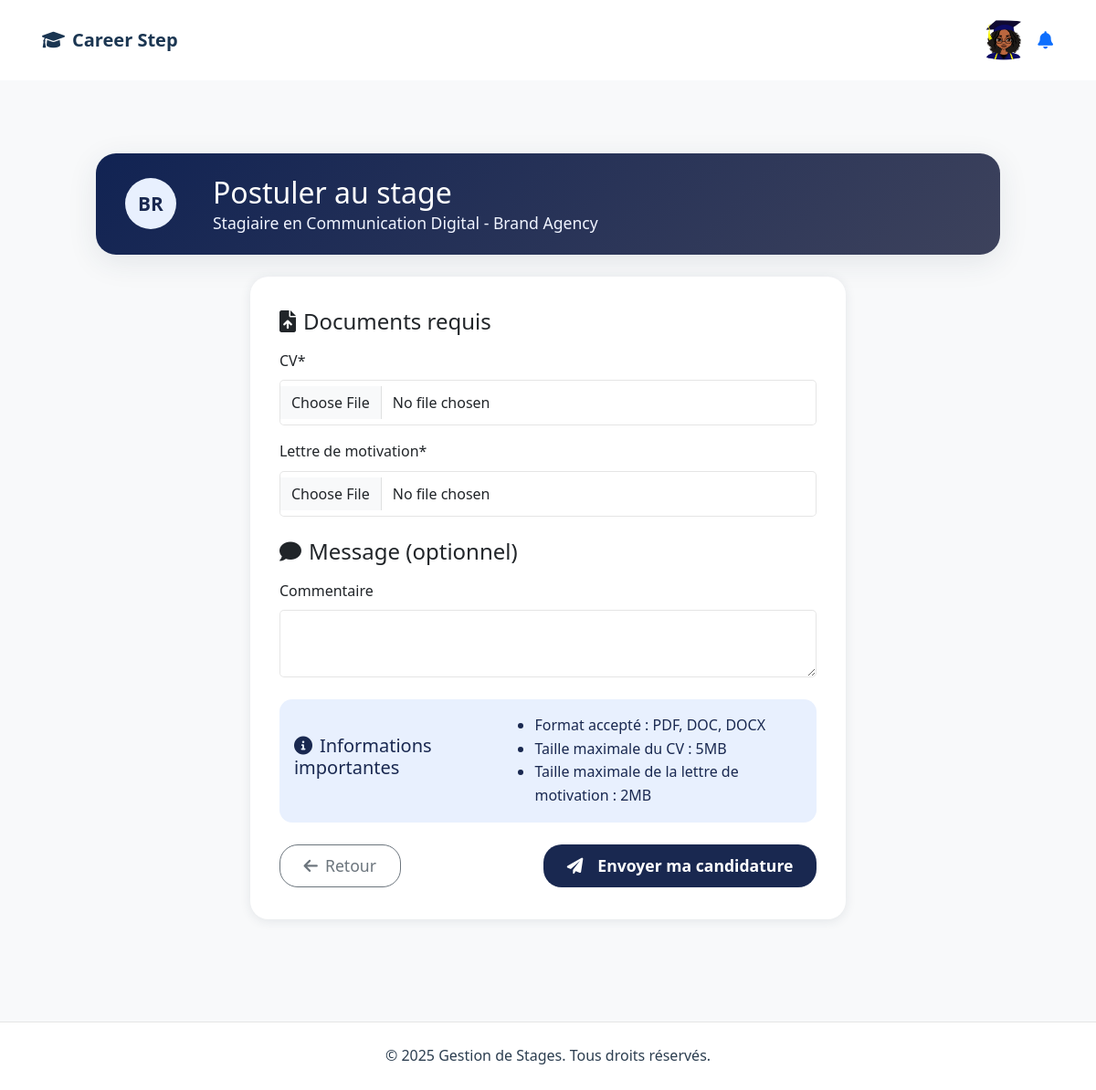
Screenshot of /stage/4/candidater/ (signed in) with the database file from the repository.
### stages/models.py (models this page shows, shortened)
class UserProfile(models.Model):
    USER_TYPES = (
        ('etudiant', _('Étudiant')),
        ('responsable', _('Responsable')),
        ('entreprise', _('Entreprise')),
    )
    user = models.OneToOneField(User, on_delete=models.CASCADE, related_name='profile')
    user_type = models.CharField(max_length=20, choices=USER_TYPES)
    photo = models.ImageField(upload_to='photos/', null=True, blank=True, verbose_name=_('Photo de profil'))
    telephone = models.CharField(_("Téléphone"), max_length=20, blank=True, null=True)
    created_at = models.DateTimeField(default=timezone.now)
    updated_at = models.DateTimeField(auto_now=True)
    class Meta:
        verbose_name = _('Profil utilisateur')
        verbose_name_plural = _('Profils utilisateurs')

class Stage(models.Model):
    TYPE_CHOICES = [
        ('initiation', _('Initiation')),
        ('perfectionnement', _('Perfectionnement')),
        ('pfe', _('Projet de Fin d\'Études')),
    ]
    DUREE_CHOICES = [
        ('1-2', _('1-2 mois')),
        ('3-4', _('3-4 mois')),
        ('5-6', _('5-6 mois')),
    ]
    titre = models.CharField(_('Titre du stage'), max_length=200)
    entreprise = models.ForeignKey(Entreprise, on_delete=models.CASCADE, related_name='stages')
    type_stage = models.CharField(_('Type de stage'), max_length=20, choices=TYPE_CHOICES)
    duree = models.CharField(_('Durée'), max_length=10, choices=DUREE_CHOICES)
    description = models.TextField(_('Description'))
    competences_requises = models.TextField(_('Compétences requises'))
    remuneration = models.DecimalField(_('Rémunération'), max_digits=10, decimal_places=2, null=True, blank=True)
    date_debut = models.DateField(_('Date de début'))
    date_fin = models.DateField(_('Date de fin'))
    nombre_places = models.PositiveIntegerField(_('Nombre de places'), default=1)
    date_publication = models.DateTimeField(default=timezone.now)
    date_modification = models.DateTimeField(auto_now=True)
    est_actif = models.BooleanField(_('Actif'), default=True)
    class Meta:
        verbose_name = _('Stage')
        verbose_name_plural = _('Stages')
        ordering = ['-date_publication']

class Entreprise(models.Model):
    profile = models.OneToOneField(UserProfile, on_delete=models.CASCADE, related_name='entreprise', null=True)
    nom = models.CharField(max_length=200)
    secteur_activite = models.CharField(max_length=100)
    adresse = models.TextField()
    telephone = models.CharField(max_length=20)
    site_web = models.URLField(blank=True)
    description = models.TextField()
    logo = models.ImageField(upload_to='logos/', null=True, blank=True)
    date_inscription = models.DateTimeField(default=timezone.now)
    class Meta:
        verbose_name = _('Entreprise')
        verbose_name_plural = _('Entreprises')

### stages/views.py (the view)
# urls.py: path('stage/<int:stage_pk>/candidater/', views.candidature_create, name='candidature_create'),
@login_required
def candidature_create(request, stage_pk):
    stage = get_object_or_404(Stage, pk=stage_pk)
    if Candidature.objects.filter(stage=stage, etudiant=request.user).exists():
        messages.error(request, _('Vous avez déjà postulé à ce stage.'))
        return redirect('stages:stage_detail', pk=stage_pk)
    if request.method == 'POST':
        form = CandidatureForm(request.POST, request.FILES)
        if form.is_valid():
            candidature = form.save(commit=False)
            candidature.stage = stage
            candidature.etudiant = request.user
            candidature.save()
            Notification.objects.create(
                destinataire=request.user,
                titre=_('Candidature envoyée'),
                message=_('Votre candidature pour le stage "{}" est en cours de traitement par l\'entreprise.').format(stage.titre)
            )
            messages.success(request, _('Candidature envoyée avec succès !'))
            return redirect('stages:stage_detail', pk=stage_pk)
    else:
        form = CandidatureForm()
    return render(request, 'stages/candidature_form.html', {
        'form': form,
        'stage': stage,
        'action': _('Postuler')
    })

### stages/forms.py (shortened to what this page needs)
class CandidatureForm(forms.ModelForm):
    class Meta:
        model = Candidature
        fields = ['cv', 'lettre_motivation', 'commentaire']
        widgets = {
            'commentaire': forms.Textarea(attrs={'rows': 2}),
        }

### templates/stages/candidature_form.html (shortened to what this page needs)
{% extends 'base.html' %}
{% load i18n %}
{% load crispy_forms_tags %}
{% block content %}
<div class="container py-4">
  <div class="candidature-hero mb-4">
    <div class="stage-logo">
      <div class="logo-placeholder">{{ stage.entreprise.nom|slice:":2"|upper }}</div>
    </div>
    <div class="hero-text">
      <h1>{% trans "Postuler au stage" %}</h1>
      <h5>{{ stage.titre }} - {{ stage.entreprise.nom }}</h5>
    </div>
  </div>
  <div class="row justify-content-center">
    <div class="col-md-8">
      <div class="candidature-form-card card" data-aos="fade-up" data-aos-delay="100">
        <div class="card-body">
          <form method="post" enctype="multipart/form-data">
            <div class="mb-4">
              <h4 class="mb-3">
                <i class="fas fa-file-upload me-2"></i>{% trans "Documents requis" %}
              </h4>
              {{ form.cv|as_crispy_field }}
              {{ form.lettre_motivation|as_crispy_field }}
            </div>
            <div class="mb-4">
              <h4 class="mb-3">
                <i class="fas fa-comment me-2"></i>{% trans "Message (optionnel)" %}
              </h4>
              {{ form.commentaire|as_crispy_field }}
            </div>
            <div class="alert alert-info mb-4">
              <h5 class="alert-heading mb-2">
                <i class="fas fa-info-circle me-2"></i>{% trans "Informations importantes" %}
              </h5>
              <ul class="mb-0">
                <li>{% trans "Format accepté : PDF, DOC, DOCX" %}</li>
                <li>{% trans "Taille maximale du CV : 5MB" %}</li>
                <li>{% trans "Taille maximale de la lettre de motivation : 2MB" %}</li>
              </ul>
            </div>
            <div class="d-flex justify-content-between mt-4">
              <a href="{% url 'stages:stage_detail' stage.pk %}" class="btn btn-outline-secondary">
                <i class="fas fa-arrow-left me-2"></i>{% trans "Retour" %}
              </a>
              <button type="submit" class="btn btn-primary">
                <i class="fas fa-paper-plane me-2"></i>{% trans "Envoyer ma candidature" %}
              </button>
            </div>
          </form>
        </div>
      </div>
    </div>
  </div>
</div>
{% endblock %}

### templates/base.html (shortened to what this page needs)
<!DOCTYPE html>
<html lang="fr">
<head>
    <link href="https://cdn.jsdelivr.net/npm/bootstrap@5.3.0/dist/css/bootstrap.min.css" rel="stylesheet">
    <link rel="stylesheet" href="https://cdn.jsdelivr.net/npm/bootstrap-icons@1.11.3/font/bootstrap-icons.min.css">
    <link href="https://cdnjs.cloudflare.com/ajax/libs/font-awesome/6.0.0/css/all.min.css" rel="stylesheet">
</head>
<body>
    <nav class="navbar navbar-expand-lg navbar-light" role="navigation" aria-label="Navigation principale">
        <div class="container">
            <a class="navbar-brand" href="{% url 'stages:home' %}" aria-label="Accueil">
                <i class="fas fa-graduation-cap" aria-hidden="true"></i>
                <span>Career Step</span>
            </a>
            <div class="collapse navbar-collapse" id="navbarNav">
                <ul class="navbar-nav ms-auto">
                    {% if user.is_authenticated %}
                        <li class="nav-item d-flex align-items-center gap-3 position-relative">
                            <div class="d-flex align-items-center gap-2 position-relative">
                                <div class="dropdown">
                                    <a href="#" id="profileDropdown" data-bs-toggle="dropdown" aria-expanded="false" class="d-flex align-items-center text-decoration-none">
                                        {% if user.profile.photo %}
                                            <img src="{{ user.profile.photo.url }}" alt="Photo de profil" class="rounded-circle" style="width:56px;height:56px;object-fit:cover;">
                                        {% else %}
                                            <div class="rounded-circle bg-primary text-white d-flex align-items-center justify-content-center" style="width:56px;height:56px;font-size:1.3rem;">
                                                {{ user.first_name|slice:':1' }}{{ user.last_name|slice:':1' }}
                                            </div>
                                        {% endif %}
                                        <button class="notif-bell btn btn-link p-0 ms-2" type="button" style="font-size:1.2rem;position:relative;">
                                            <i class="fas fa-bell"></i>
                                        </button>
                                    </a>
                                </div>
                            </div>
                        </li>
                    {% endif %}
                </ul>
            </div>
        </div>
    </nav>
    <div class="container main-content">
        <div class="row g-0">
            <main class="col-12 col-md-auto flex-grow-1" id="main-content">
                <div class="px-3 py-4">
                    {% block content %}{% endblock %}
                </div>
            </main>
        </div>
    </div>
    <footer class="footer" role="contentinfo">
        <div class="container text-center">
            <p class="mb-0">&copy; {% now "Y" %} Gestion de Stages. Tous droits réservés.</p>
        </div>
    </footer>
</body>
</html>

### templates/base.html (style rules this page uses)
:root { --primary-color: #1b3652; --secondary-color: #3498db; --accent-color: #e74c3c; --text-color: #2c3e50; --light-bg: #f8f9fa; --success-color: #2ecc71; --warning-color: #f1c40f; --danger-color: #e74c3c; }
html { box-sizing: border-box; font-size: 16px; }
*, *:before, *:after { box-sizing: inherit; }
body { font-family: 'Segoe UI', Tahoma, Geneva, Verdana, sans-serif; color: var(--text-color); background-color: var(--light-bg); line-height: 1.6; min-height: 100vh; display: flex; flex-direction: column; font-size: 1rem; width: 100%; max-width: 100%; overflow-x: hidden; }
.container { width: 100%; max-width: 1400px; margin: 0 auto; padding: 0 1rem; }
.main-content { width: 100%; max-width: 1400px; margin: 0 auto; padding: 0 1rem; }
@media (max-width: 1440px) { .container, .main-content { max-width: 95%; } }
.navbar { background-color: white; padding: 1rem 0; }
.navbar-brand { color: var(--primary-color) !important; font-weight: 600; display: flex; align-items: center; gap: 0.5rem; }
.card { border: none; border-radius: 10px; transition: transform 0.3s ease, box-shadow 0.3s ease; box-shadow: 0 2px 4px rgba(0,0,0,0.05); }
.btn-primary { background-color: #353c4f; border: none; padding: 0.75rem 1.5rem; border-radius: 5px; transition: all 0.3s ease; display: inline-flex; align-items: center; gap: 0.5rem; }
.form-control { border-radius: 5px; border: 1px solid rgba(0,0,0,0.1); padding: 0.75rem; transition: border-color 0.3s ease, box-shadow 0.3s ease; }
.alert { border-radius: 5px; border: none; padding: 1rem; margin-bottom: 1rem; display: flex; align-items: center; gap: 0.5rem; }
main { flex: 1; padding: 2rem 0; }
.footer { background-color: white; border-top: 1px solid rgba(0,0,0,0.1); padding: 1.5rem 0; margin-top: auto; }

### templates/stages/candidature_form.html (style rules this page uses)
.candidature-hero { background: linear-gradient(135deg, #112353 0%, #3d425c 100%); border-radius: 22px; box-shadow: 0 8px 32px 0 rgba(44,62,80,0.10); color: #fff; padding: 1.5rem 2rem 1.5rem 2rem; display: flex; align-items: center; gap: 1.5rem; margin-bottom: 2.2rem; min-height: 90px; }
.candidature-hero .stage-logo { width: 56px; height: 56px; border-radius: 50%; background: #e8f0fe; color: #192850; display: flex; align-items: center; justify-content: center; font-weight: 700; font-size: 1.3rem; margin-right: 1rem; }
.candidature-hero .hero-text h1 { font-size: 2rem; margin-bottom: 0.2rem; color: #fff; }
.candidature-hero .hero-text h5 { font-size: 1.1rem; color: #f0f4ff; margin-bottom: 0; }
.candidature-form-card { border-radius: 20px; box-shadow: 0 2px 12px 0 rgba(44,62,80,0.10); background: #fff; margin-bottom: 2rem; }
.candidature-form-card .card-body { padding: 2.2rem 2rem; }
.btn-primary { background-color: #192850; border-radius: 20px; font-weight: 600; padding: 0.6rem 1.6rem; font-size: 1.1rem; }
.btn-outline-secondary { border-radius: 20px; font-size: 1.1rem; padding: 0.6rem 1.6rem; }
.alert-info { border-radius: 14px; font-size: 1rem; background: #e8f0fe; color: #192850; border: none; }

### rows the page displays
Stage: entreprise.nom "BR", titre "Stagiaire en Communication Digital", entreprise.nom "Brand Agency"
